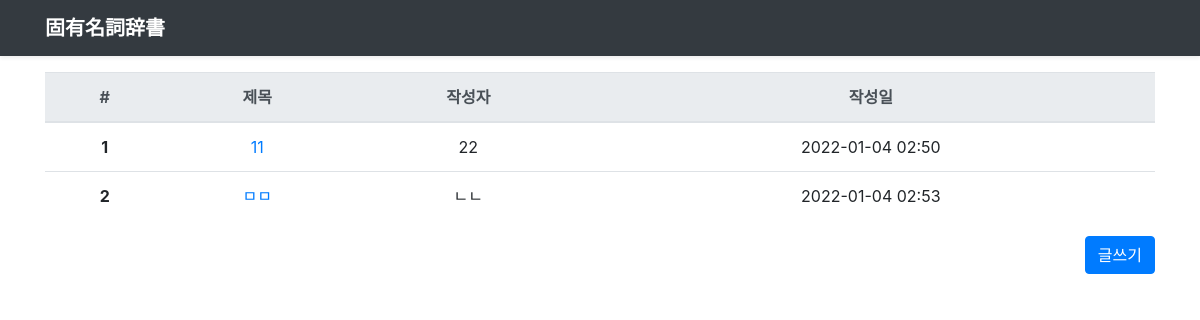
The page /verb/list/ on the database as committed earlier.
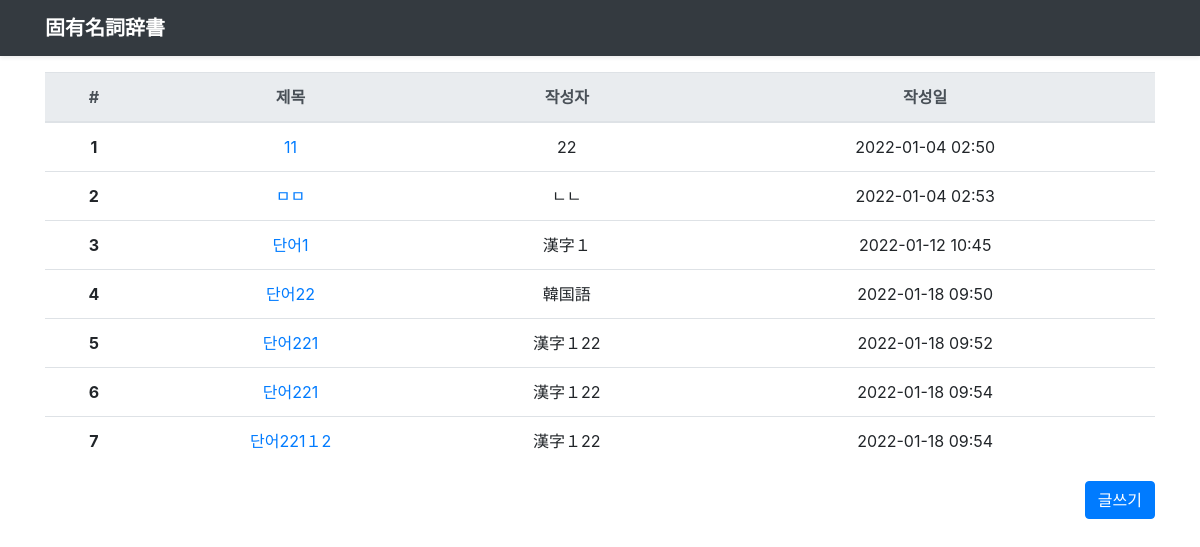
The same page on the database as committed later.
### verb/models.py (models this page shows)
class Verb(models.Model):
    kr = models.CharField(max_length=100, null=False)
    jp = models.CharField(max_length=100, null=False)
    jp_hi = models.CharField(max_length=100, null=False)
    author = models.CharField(max_length=100, null=False)
    num = models.IntegerField(null=False)
    title = models.CharField(max_length=100, null=False)
    num = models.IntegerField(null=False)
    pages = models.IntegerField(null=False, default='number')
    created_date = models.DateTimeField(auto_now_add=True)
    modified_date = models.DateTimeField(auto_now=True)

### verb/views.py (the view)
# urls.py: path('', views.index, name='index'),
def index(request):
    verbs = {'verbs': Verb.objects.all()}
    return render(request, 'verb/list.html', verbs)

### templates/verb/list.html (shortened to what this page needs)
{% load static %}
<!DOCTYPE html>
<html lang="ko">
<head>
    <link rel="stylesheet" href="{% static 'bootstrap/css/bootstrap.min.css' %}">
</head>
<body>
<header>
    <div class="navbar navbar-dark bg-dark shadow-sm mb-3">
        <div class="container d-flex justify-content-between">
            <a href="/" class="navbar-brand d-flex align-items-center">
                <strong>固有名詞辞書</strong>
            </a>
        </div>
    </div>
</header>
<div class="container">
    <table class="table">
        <thead class="thead-light">
        <tr class="text-center">
            <th scope="col">#</th>
            <th scope="col">제목</th>
            <th scope="col">작성자</th>
            <th scope="col">작성일</th>
        </tr>
        </thead>
        <tbody>
        {% for verb in verbs %}
        <tr class="text-center">
            <th scope="row">
                <span>{{ verb.id }}</span>
            </th>
            <td>
                <a href="/post/{{ verb.id }}">
                    <span>{{ verb.kr }}</span>
                </a>
            </td>
            <td>
                <span>{{ verb.jp }}</span>
            </td>
            <td>
                <span>{{ verb.created_date | date:"Y-m-d h:i" }}</span>
            </td>
        </tr>
        {% endfor %}
        </tbody>
    </table>
    <div class="row">
        <div class="col-auto mr-auto"></div>
        <div class="col-auto">
            <a class="btn btn-primary" href="reg" role="button">글쓰기</a>
        </div>
    </div>
</div>
</body>
</html>

Rows that differ between the two databases and show on the page:
added Verb: id "3", kr "단어1", jp "漢字１", created_date "2022-01-12 10:45"
added Verb: id "4", kr "단어22", jp "韓国語", created_date "2022-01-18 09:50"
added Verb: id "5", kr "단어221", jp "漢字１22", created_date "2022-01-18 09:52"
added Verb: id "6", kr "단어221", jp "漢字１22", created_date "2022-01-18 09:54"
added Verb: id "7", kr "단어221１2", jp "漢字１22", created_date "2022-01-18 09:54"
